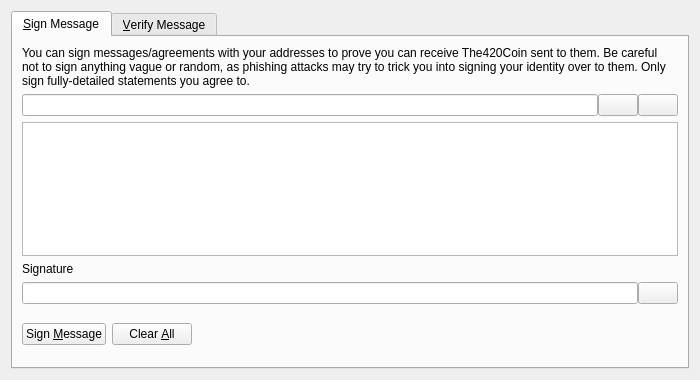
<?xml version="1.0" encoding="UTF-8"?>
<ui version="4.0">
 <class>SignVerifyMessageDialog</class>
 <widget class="QDialog" name="SignVerifyMessageDialog">
  <property name="geometry">
   <rect>
    <x>0</x>
    <y>0</y>
    <width>700</width>
    <height>380</height>
   </rect>
  </property>
  <property name="windowTitle">
   <string>Signatures - Sign / Verify a Message</string>
  </property>
  <property name="modal">
   <bool>true</bool>
  </property>
  <layout class="QVBoxLayout" name="verticalLayout">
   <item>
    <widget class="QTabWidget" name="tabWidget">
     <property name="currentIndex">
      <number>0</number>
     </property>
     <widget class="QWidget" name="tabSignMessage">
      <attribute name="title">
       <string>&amp;Sign Message</string>
      </attribute>
      <layout class="QVBoxLayout" name="verticalLayout_SM">
       <item>
        <widget class="QLabel" name="infoLabel_SM">
         <property name="text">
          <string>You can sign messages/agreements with your addresses to prove you can receive The420Coin sent to them. Be careful not to sign anything vague or random, as phishing attacks may try to trick you into signing your identity over to them. Only sign fully-detailed statements you agree to.</string>
         </property>
         <property name="textFormat">
          <enum>Qt::PlainText</enum>
         </property>
         <property name="wordWrap">
          <bool>true</bool>
         </property>
        </widget>
       </item>
       <item>
        <layout class="QHBoxLayout" name="horizontalLayout_1_SM">
         <property name="spacing">
          <number>0</number>
         </property>
         <item>
          <widget class="QValidatedLineEdit" name="addressIn_SM">
           <property name="toolTip">
            <string>The The420Coin address to sign the message with</string>
           </property>
          </widget>
         </item>
         <item>
          <widget class="QPushButton" name="addressBookButton_SM">
           <property name="toolTip">
            <string>Choose previously used address</string>
           </property>
           <property name="text">
            <string/>
           </property>
           <property name="shortcut">
            <string>Alt+A</string>
           </property>
           <property name="autoDefault">
            <bool>false</bool>
           </property>
          </widget>
         </item>
         <item>
          <widget class="QPushButton" name="pasteButton_SM">
           <property name="toolTip">
            <string>Paste address from clipboard</string>
           </property>
           <property name="text">
            <string/>
           </property>
           <property name="shortcut">
            <string>Alt+P</string>
           </property>
           <property name="autoDefault">
            <bool>false</bool>
           </property>
          </widget>
         </item>
        </layout>
       </item>
       <item>
        <widget class="QPlainTextEdit" name="messageIn_SM">
         <property name="toolTip">
          <string>Enter the message you want to sign here</string>
         </property>
        </widget>
       </item>
       <item>
        <widget class="QLabel" name="signatureLabel_SM">
         <property name="text">
          <string>Signature</string>
         </property>
         <property name="textFormat">
          <enum>Qt::PlainText</enum>
         </property>
        </widget>
       </item>
       <item>
        <layout class="QHBoxLayout" name="horizontalLayout_2_SM">
         <property name="spacing">
          <number>0</number>
         </property>
         <item>
          <widget class="QLineEdit" name="signatureOut_SM">
           <property name="font">
            <font>
             <italic>true</italic>
            </font>
           </property>
           <property name="readOnly">
            <bool>true</bool>
           </property>
          </widget>
         </item>
         <item>
          <widget class="QPushButton" name="copySignatureButton_SM">
           <property name="toolTip">
            <string>Copy the current signature to the system clipboard</string>
           </property>
           <property name="text">
            <string/>
           </property>
           <property name="autoDefault">
            <bool>false</bool>
           </property>
          </widget>
         </item>
        </layout>
       </item>
       <item>
        <layout class="QHBoxLayout" name="horizontalLayout_3_SM">
         <item>
          <widget class="QPushButton" name="signMessageButton_SM">
           <property name="toolTip">
            <string>Sign the message to prove you own this The420Coin address</string>
           </property>
           <property name="text">
            <string>Sign &amp;Message</string>
           </property>
           <property name="autoDefault">
            <bool>false</bool>
           </property>
          </widget>
         </item>
         <item>
          <widget class="QPushButton" name="clearButton_SM">
           <property name="toolTip">
            <string>Reset all sign message fields</string>
           </property>
           <property name="text">
            <string>Clear &amp;All</string>
           </property>
           <property name="autoDefault">
            <bool>false</bool>
           </property>
          </widget>
         </item>
         <item>
          <spacer name="horizontalSpacer_1_SM">
           <property name="orientation">
            <enum>Qt::Horizontal</enum>
           </property>
           <property name="sizeHint" stdset="0">
            <size>
             <width>40</width>
             <height>48</height>
            </size>
           </property>
          </spacer>
         </item>
         <item>
          <widget class="QLabel" name="statusLabel_SM">
           <property name="font">
            <font>
             <weight>75</weight>
             <bold>true</bold>
            </font>
           </property>
           <property name="text">
            <string/>
           </property>
           <property name="wordWrap">
            <bool>true</bool>
           </property>
          </widget>
         </item>
         <item>
          <spacer name="horizontalSpacer_2_SM">
           <property name="orientation">
            <enum>Qt::Horizontal</enum>
           </property>
           <property name="sizeHint" stdset="0">
            <size>
             <width>40</width>
             <height>48</height>
            </size>
           </property>
          </spacer>
         </item>
        </layout>
       </item>
      </layout>
     </widget>
     <widget class="QWidget" name="tabVerifyMessage">
      <attribute name="title">
       <string>&amp;Verify Message</string>
      </attribute>
      <layout class="QVBoxLayout" name="verticalLayout_VM">
       <item>
        <widget class="QLabel" name="infoLabel_VM">
         <property name="text">
          <string>Enter the receiver's address, message (ensure you copy line breaks, spaces, tabs, etc. exactly) and signature below to verify the message. Be careful not to read more into the signature than what is in the signed message itself, to avoid being tricked by a man-in-the-middle attack. Note that this only proves the signing party receives with the address, it cannot prove sendership of any transaction!</string>
         </property>
         <property name="textFormat">
          <enum>Qt::PlainText</enum>
         </property>
         <property name="alignment">
          <set>Qt::AlignLeading|Qt::AlignLeft|Qt::AlignTop</set>
         </property>
         <property name="wordWrap">
          <bool>true</bool>
         </property>
        </widget>
       </item>
       <item>
        <layout class="QHBoxLayout" name="horizontalLayout_1_VM">
         <property name="spacing">
          <number>0</number>
         </property>
         <item>
          <widget class="QValidatedLineEdit" name="addressIn_VM">
           <property name="toolTip">
            <string>The The420Coin address the message was signed with</string>
           </property>
          </widget>
         </item>
         <item>
          <widget class="QPushButton" name="addressBookButton_VM">
           <property name="toolTip">
            <string>Choose previously used address</string>
           </property>
           <property name="text">
            <string/>
           </property>
           <property name="shortcut">
            <string>Alt+A</string>
           </property>
           <property name="autoDefault">
            <bool>false</bool>
           </property>
          </widget>
         </item>
        </layout>
       </item>
       <item>
        <widget class="QPlainTextEdit" name="messageIn_VM"/>
       </item>
       <item>
        <widget class="QValidatedLineEdit" name="signatureIn_VM"/>
       </item>
       <item>
        <layout class="QHBoxLayout" name="horizontalLayout_2_VM">
         <item>
          <widget class="QPushButton" name="verifyMessageButton_VM">
           <property name="toolTip">
            <string>Verify the message to ensure it was signed with the specified The420Coin address</string>
           </property>
           <property name="text">
            <string>Verify &amp;Message</string>
           </property>
           <property name="autoDefault">
            <bool>false</bool>
           </property>
          </widget>
         </item>
         <item>
          <widget class="QPushButton" name="clearButton_VM">
           <property name="toolTip">
            <string>Reset all verify message fields</string>
           </property>
           <property name="text">
            <string>Clear &amp;All</string>
           </property>
           <property name="autoDefault">
            <bool>false</bool>
           </property>
          </widget>
         </item>
         <item>
          <spacer name="horizontalSpacer_1_VM">
           <property name="orientation">
            <enum>Qt::Horizontal</enum>
           </property>
           <property name="sizeHint" stdset="0">
            <size>
             <width>40</width>
             <height>48</height>
            </size>
           </property>
          </spacer>
         </item>
         <item>
          <widget class="QLabel" name="statusLabel_VM">
           <property name="font">
            <font>
             <weight>75</weight>
             <bold>true</bold>
            </font>
           </property>
           <property name="text">
            <string/>
           </property>
           <property name="wordWrap">
            <bool>true</bool>
           </property>
          </widget>
         </item>
         <item>
          <spacer name="horizontalSpacer_2_VM">
           <property name="orientation">
            <enum>Qt::Horizontal</enum>
           </property>
           <property name="sizeHint" stdset="0">
            <size>
             <width>40</width>
             <height>48</height>
            </size>
           </property>
          </spacer>
         </item>
        </layout>
       </item>
      </layout>
     </widget>
    </widget>
   </item>
  </layout>
 </widget>
 <customwidgets>
  <customwidget>
   <class>QValidatedLineEdit</class>
   <extends>QLineEdit</extends>
   <header>qvalidatedlineedit.h</header>
  </customwidget>
 </customwidgets>
 <resources>
  <include location="../the420coin.qrc"/>
 </resources>
 <connections/>
</ui>
